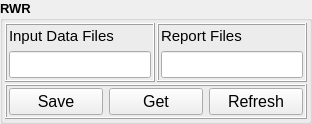
                   <widget class="QGroupBox" name="GB_Rwr">
                    <property name="font">
                     <font>
                      <pointsize>10</pointsize>
                      <weight>75</weight>
                      <bold>true</bold>
                     </font>
                    </property>
                    <property name="title">
                     <string>RWR</string>
                    </property>
                    <layout class="QGridLayout" name="gridLayout_8">
                     <property name="leftMargin">
                      <number>2</number>
                     </property>
                     <property name="topMargin">
                      <number>2</number>
                     </property>
                     <property name="rightMargin">
                      <number>2</number>
                     </property>
                     <property name="bottomMargin">
                      <number>2</number>
                     </property>
                     <property name="spacing">
                      <number>2</number>
                     </property>
                     <item row="0" column="0">
                      <widget class="QFrame" name="frame_27">
                       <property name="frameShape">
                        <enum>QFrame::Box</enum>
                       </property>
                       <property name="frameShadow">
                        <enum>QFrame::Raised</enum>
                       </property>
                       <layout class="QVBoxLayout" name="verticalLayout_20">
                        <property name="leftMargin">
                         <number>2</number>
                        </property>
                        <property name="topMargin">
                         <number>2</number>
                        </property>
                        <property name="rightMargin">
                         <number>2</number>
                        </property>
                        <property name="bottomMargin">
                         <number>2</number>
                        </property>
                        <item>
                         <widget class="QLabel" name="label_5">
                          <property name="font">
                           <font>
                            <pointsize>11</pointsize>
                            <weight>50</weight>
                            <bold>false</bold>
                           </font>
                          </property>
                          <property name="text">
                           <string>Input Data Files</string>
                          </property>
                         </widget>
                        </item>
                        <item>
                         <widget class="QLineEdit" name="LE_Inputdatafiles">
                          <property name="minimumSize">
                           <size>
                            <width>0</width>
                            <height>25</height>
                           </size>
                          </property>
                          <property name="font">
                           <font>
                            <pointsize>12</pointsize>
                            <weight>50</weight>
                            <bold>false</bold>
                           </font>
                          </property>
                         </widget>
                        </item>
                       </layout>
                      </widget>
                     </item>
                     <item row="0" column="1">
                      <widget class="QFrame" name="frame_28">
                       <property name="frameShape">
                        <enum>QFrame::Box</enum>
                       </property>
                       <property name="frameShadow">
                        <enum>QFrame::Raised</enum>
                       </property>
                       <layout class="QVBoxLayout" name="verticalLayout_24">
                        <property name="leftMargin">
                         <number>2</number>
                        </property>
                        <property name="topMargin">
                         <number>2</number>
                        </property>
                        <property name="rightMargin">
                         <number>2</number>
                        </property>
                        <property name="bottomMargin">
                         <number>2</number>
                        </property>
                        <item>
                         <widget class="QLabel" name="label_6">
                          <property name="font">
                           <font>
                            <pointsize>11</pointsize>
                            <weight>50</weight>
                            <bold>false</bold>
                           </font>
                          </property>
                          <property name="text">
                           <string>Report Files</string>
                          </property>
                         </widget>
                        </item>
                        <item>
                         <widget class="QLineEdit" name="LE_Reportfiles">
                          <property name="minimumSize">
                           <size>
                            <width>0</width>
                            <height>25</height>
                           </size>
                          </property>
                          <property name="font">
                           <font>
                            <pointsize>12</pointsize>
                            <weight>50</weight>
                            <bold>false</bold>
                           </font>
                          </property>
                         </widget>
                        </item>
                       </layout>
                      </widget>
                     </item>
                     <item row="1" column="0" colspan="2">
                      <widget class="QFrame" name="frame_29">
                       <property name="frameShape">
                        <enum>QFrame::Box</enum>
                       </property>
                       <property name="frameShadow">
                        <enum>QFrame::Raised</enum>
                       </property>
                       <layout class="QHBoxLayout" name="horizontalLayout_6">
                        <property name="leftMargin">
                         <number>2</number>
                        </property>
                        <property name="topMargin">
                         <number>2</number>
                        </property>
                        <property name="rightMargin">
                         <number>2</number>
                        </property>
                        <property name="bottomMargin">
                         <number>2</number>
                        </property>
                        <item>
                         <widget class="QPushButton" name="PB_Save_6">
                          <property name="minimumSize">
                           <size>
                            <width>0</width>
                            <height>25</height>
                           </size>
                          </property>
                          <property name="font">
                           <font>
                            <pointsize>12</pointsize>
                            <weight>50</weight>
                            <bold>false</bold>
                           </font>
                          </property>
                          <property name="text">
                           <string>Save</string>
                          </property>
                         </widget>
                        </item>
                        <item>
                         <widget class="QPushButton" name="PB_Get_3">
                          <property name="minimumSize">
                           <size>
                            <width>0</width>
                            <height>25</height>
                           </size>
                          </property>
                          <property name="font">
                           <font>
                            <pointsize>12</pointsize>
                            <weight>50</weight>
                            <bold>false</bold>
                           </font>
                          </property>
                          <property name="text">
                           <string>Get</string>
                          </property>
                         </widget>
                        </item>
                        <item>
                         <widget class="QPushButton" name="PB_Refresh_3">
                          <property name="minimumSize">
                           <size>
                            <width>0</width>
                            <height>25</height>
                           </size>
                          </property>
                          <property name="font">
                           <font>
                            <pointsize>12</pointsize>
                            <weight>50</weight>
                            <bold>false</bold>
                           </font>
                          </property>
                          <property name="text">
                           <string>Refresh</string>
                          </property>
                         </widget>
                        </item>
                       </layout>
                      </widget>
                     </item>
                    </layout>
                   </widget>
